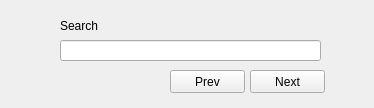
<?xml version="1.0" encoding="UTF-8"?>
<ui version="4.0">
 <class>Dialog</class>
 <widget class="QDialog" name="Dialog">
  <property name="windowModality">
   <enum>Qt::WindowModal</enum>
  </property>
  <property name="enabled">
   <bool>true</bool>
  </property>
  <property name="geometry">
   <rect>
    <x>0</x>
    <y>0</y>
    <width>374</width>
    <height>108</height>
   </rect>
  </property>
  <property name="minimumSize">
   <size>
    <width>374</width>
    <height>108</height>
   </size>
  </property>
  <property name="maximumSize">
   <size>
    <width>374</width>
    <height>108</height>
   </size>
  </property>
  <property name="focusPolicy">
   <enum>Qt::StrongFocus</enum>
  </property>
  <property name="windowTitle">
   <string>Dialog</string>
  </property>
  <property name="whatsThis">
   <string notr="true"/>
  </property>
  <property name="sizeGripEnabled">
   <bool>false</bool>
  </property>
  <property name="modal">
   <bool>true</bool>
  </property>
  <widget class="QLabel" name="label">
   <property name="geometry">
    <rect>
     <x>60</x>
     <y>10</y>
     <width>41</width>
     <height>31</height>
    </rect>
   </property>
   <property name="text">
    <string>Search</string>
   </property>
  </widget>
  <widget class="QLineEdit" name="queryInput">
   <property name="geometry">
    <rect>
     <x>60</x>
     <y>40</y>
     <width>261</width>
     <height>21</height>
    </rect>
   </property>
  </widget>
  <widget class="QPushButton" name="nextBtn">
   <property name="geometry">
    <rect>
     <x>250</x>
     <y>70</y>
     <width>75</width>
     <height>23</height>
    </rect>
   </property>
   <property name="focusPolicy">
    <enum>Qt::NoFocus</enum>
   </property>
   <property name="text">
    <string>Next</string>
   </property>
   <property name="shortcut">
    <string>Return</string>
   </property>
  </widget>
  <widget class="QPushButton" name="prevBtn">
   <property name="geometry">
    <rect>
     <x>170</x>
     <y>70</y>
     <width>75</width>
     <height>23</height>
    </rect>
   </property>
   <property name="focusPolicy">
    <enum>Qt::NoFocus</enum>
   </property>
   <property name="text">
    <string>Prev</string>
   </property>
   <property name="shortcut">
    <string>Shift+Return</string>
   </property>
  </widget>
 </widget>
 <tabstops>
  <tabstop>queryInput</tabstop>
  <tabstop>prevBtn</tabstop>
  <tabstop>nextBtn</tabstop>
 </tabstops>
 <resources/>
 <connections/>
</ui>
